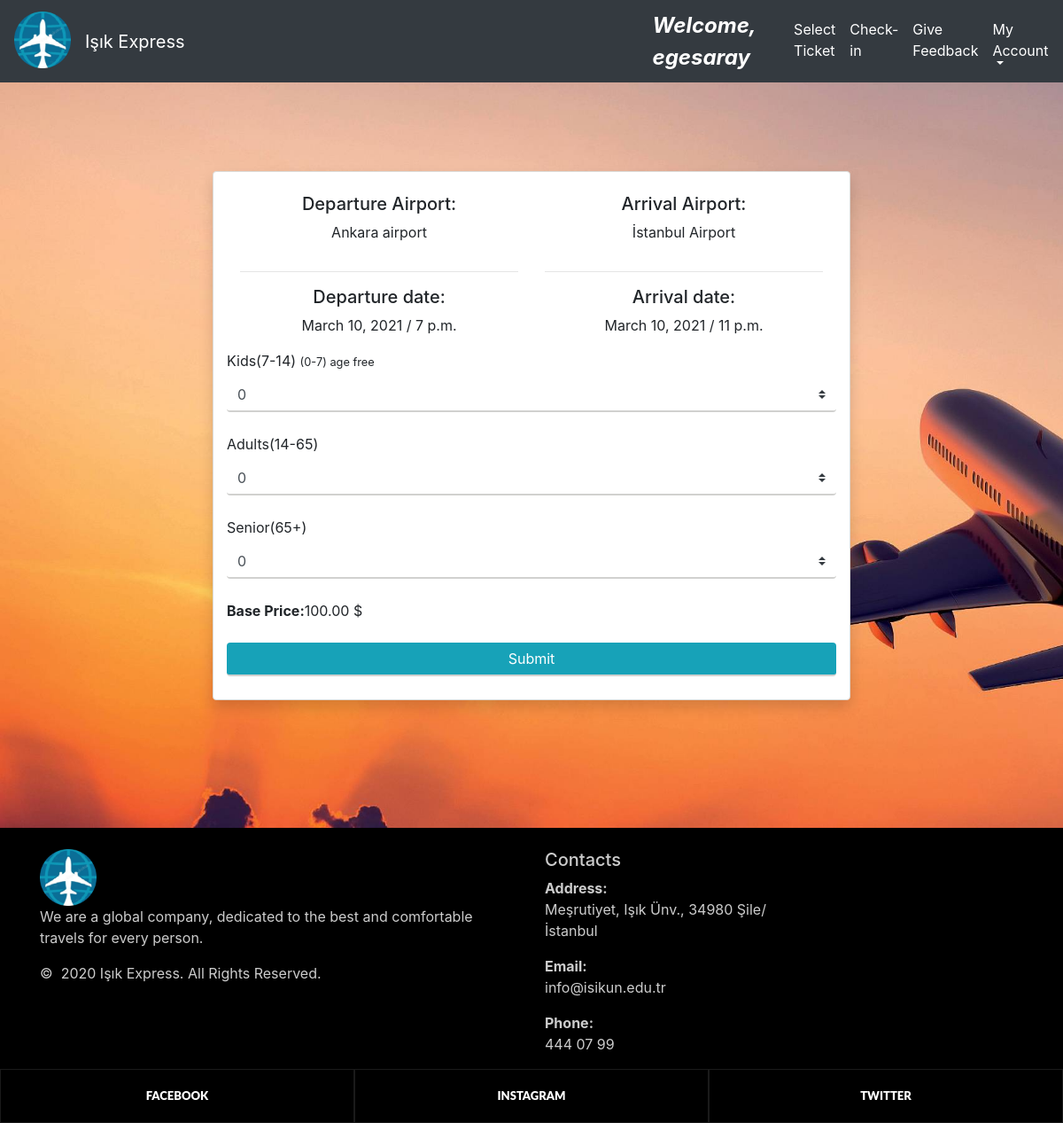
The app's page /selected_flight/2 (signed in) with its own data.
### home/models.py (models this page shows, shortened)
class Flight(models.Model):
    pnr=models.CharField(max_length=10, null=True)
    departure_time = models.DateField(auto_now_add=False, auto_now=False, null=True)
    arrival_time = models.DateField(auto_now_add=False, auto_now=False, null=True)
    departure_hour=models.TimeField(auto_now=False, auto_now_add=False, null=True)
    arrival_hour = models.TimeField(auto_now=False, auto_now_add=False, null=True)
    from_airport = models.ForeignKey(Airport, null=True,on_delete=models.SET_NULL, related_name="from_airport")
    to_airport = models.ForeignKey(Airport, null=True,on_delete=models.SET_NULL, related_name="to_airport")
    price= models.DecimalField(max_digits=10,decimal_places=2,null=True)

class Airport(models.Model):
    name=models.CharField(max_length=255,null=True)
    address=models.CharField(max_length=500,null=True)
    def __str__(self):
        return self.name

### home/views.py (the view)
# urls.py: path('selected_flight/<int:flight_id>', views.selected_flight, name="selected_flight"),
@login_required
def selected_flight(request, flight_id):
    url = 'home/selected_flight.html'
    flight = Flight.objects.get(id=flight_id)
    return render(request, url, {'flight': flight})

### home/templates/home/selected_flight.html (shortened to what this page needs)
{% extends 'home/main.html' %}
{% load static %}
{% block content %}
<head>
    <link rel="stylesheet" type="text/css" href="{% static 'css/footer.css' %}">
    <link rel="stylesheet" type="text/css" href="{% static 'css/background.css' %}">
    <link rel="stylesheet" type="text/css" href="https://cdnjs.cloudflare.com/ajax/libs/font-awesome/4.7.0/css/font-awesome.min.css">
    <link rel="stylesheet" type="text/css" href="https://stackpath.bootstrapcdn.com/bootstrap/4.1.1/css/bootstrap.min.css">
</head>
<body class="first-info" >
<div class="card shadow mb-5 bg-white rounded text-center" style=" margin-top: 100px; " >
        <div class="row">
            <div class="col-sm-6">
                <br>
                <h5>Departure Airport:</h5><p>{{ flight.from_airport }} </p>
            </div>
            <div class="col-sm-6">
                <br>
                <h5>Arrival Airport:</h5><p>{{ flight.to_airport }} </p>
            </div>
        </div>
        <div class="row">
            <div class="col-sm-6"><hr><h5>Departure date:</h5><p>{{ flight.departure_time }}  /  {{ flight.departure_hour }}</p></div>
            <div class="col-sm-6"><hr><h5>Arrival date:</h5><p>{{ flight.arrival_time }}  /  {{ flight.arrival_hour }}</p></div>
        </div>
    <form onsubmit="return dogrula()" action="/choose_class/{{ flight.id }}" method="POST" id="ticket_detail_form" name="ticket_detail_form" >
        <div class="row">
            <label for="kid">Kids(7-14) <small>(0-7) age free</small></label>
            <select class="browser-default custom-select mb-4 form-control" id="kid" name="kid" form="ticket_detail_form" >
              <option value="0">0</option>
            </select>
            <label for="adult">Adults(14-65)</label>
            <select class="browser-default custom-select mb-4 form-control" id="adult" name="adult" form="ticket_detail_form" >
              <option value="0">0</option>
            </select>
            <label for="senior">Senior(65+)</label>
            <select class="browser-default custom-select mb-4 form-control" id="senior" name="senior" form="ticket_detail_form" >
              <option value="0">0</option>
            </select>
            <b>Base Price:</b>  {{flight.price}} $
            <br><br>
            <input type="submit" value="Submit" class="btn btn-info btn-block">
        </div>
    </form>
</div>
<br><br><br><br>
</body>
{% endblock %}

### home/templates/home/navbar.html (shortened to what this page needs)
{% load static %}
{% block content %}
<head>
</head>
<body>
<nav class="navbar navbar-expand-md navbar-dark bg-dark">
    <a class="navbar-brand pb-2" href="{% url 'homepage' %}"><img src="{% static 'images/logo.png' %}" style="height: 64px; width: 64px"></a>
                <a class="navbar-brand" href="{% url 'homepage' %}">Işık Express</a>
    <a class="nav navbar-nav navbar-right " style="margin-left: 32rem !important;" ><font  size="5" color="white"><b><i>Welcome, {{user.username}}</i></b></font></a>
    <div class="collapse navbar-collapse" id="navbarNavDropdown" style="margin-left: 3% !important;">
        <ul class="navbar-nav">
        {% if requested_user_type.user_type == 'A' %}
        <li class="nav-item active">
                <a class="nav-link" href="{% url 'addairport' %}">Add Airports <span class="sr-only">(current)</span></a>
            </li>
            <li class="nav-item">
                <a class="nav-link" href="{% url 'feedbacklist' %}" style="color:white">Response Feedbacks</a>
            </li>
             <li class="nav-item">
                 <a class="nav-link" href="{% url 'logout' %}" style="color:white">Logout</a>
             </li>
        {% else %}
            <li class="nav-item active">
                <a class="nav-link" href="{% url 'homepage' %}">Select Ticket <span class="sr-only">(current)</span></a>
            </li>
            <li class="nav-item">
                <a class="nav-link" href="{% url 'checkin' %}" style="color:white">Check-in</a>
            </li>
            <li class="nav-item">
                <a class="nav-link" href="{% url 'FeedbackPage' %}" style="color:white">Give Feedback</a>
            </li>
            <li class="nav-item dropdown">
                <a class="nav-link dropdown-toggle"  id="navbarDropdownMenuLink" data-toggle="dropdown" aria-haspopup="true" aria-expanded="false" style="color:white"> My Account </a>
            </li>
        {% endif %}
        </ul>
    </div>
</nav>
</body>
{% endblock %}

### home/static/css/background.css (style rules this page uses)
.first-info { background-image: url( '/static/images/plane1.jpg' ) ; background-size: cover; background-repeat: no-repeat; }

### home/static/css/footer.css (style rules this page uses)
ul, ol { list-style: none; padding: 0; margin: 0; }

### home/templates/home/selected_flight.html (style rules this page uses)
.card { margin: auto; border: solid 1px #dbdad7; width: 60%; padding-left: 30px !important; padding-bottom: 10px !important; padding-right: 30px !important; padding-top: 0px !important }
.custom-select { width: 100% }
input { outline: 0 !important; border-width: 0 0 2px !important; border-color: #d1d1cf !important }
select { outline: 0 !important; border-width: 0 0 2px !important; border-color: #d1d1cf !important }

### records on screen
Flight: from_airport "Ankara airport", to_airport "İstanbul Airport", departure_time "March 10, 2021", departure_hour "7 p.m.", arrival_time "March 10, 2021", arrival_hour "11 p.m.", price "100.00"

### other values on screen
{{ user.username }} "egesaray"
